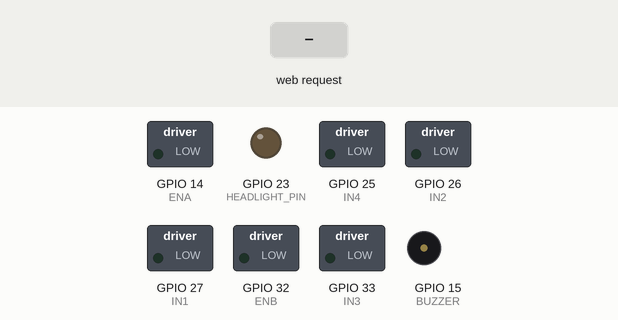
Simulated run of this sketch. Board: ESP32. On the bench: switched loads named in the sketch (green lamp = pin HIGH), output pins drawn as LEDs (lit = HIGH), buzzer (waves = sounding, pin HIGH). Inputs (shaded band) come from the test bench. WiFi joins after 1.5 s; servers stay silent unless stated; what the sketch prints to the serial monitor is not drawn.

Above: at 2.8 s.
2.9 s: HTTP request GET /cmd?d=HL_ON received
At 3.3 s:
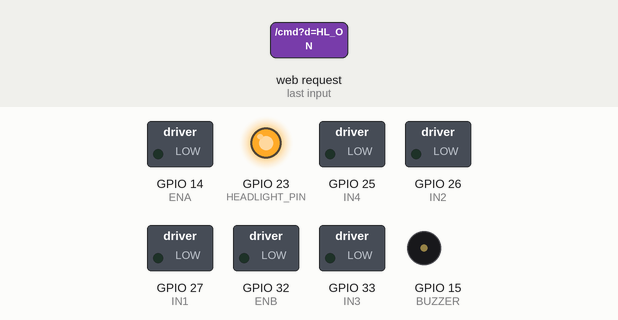
4.4 s: HTTP request GET /cmd?d=BEEP received
At 4.47 s:
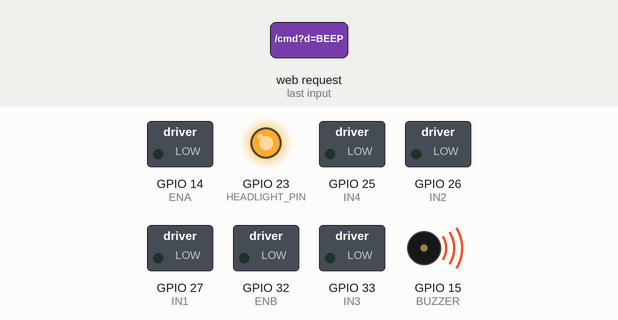
6.0 s: HTTP request GET /move?d=120&x=120&y=120 received
At 6.9 s:
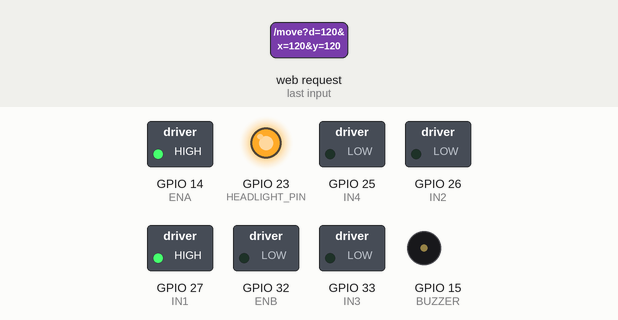
7.5 s: HTTP request GET /move received
At 8.1 s:
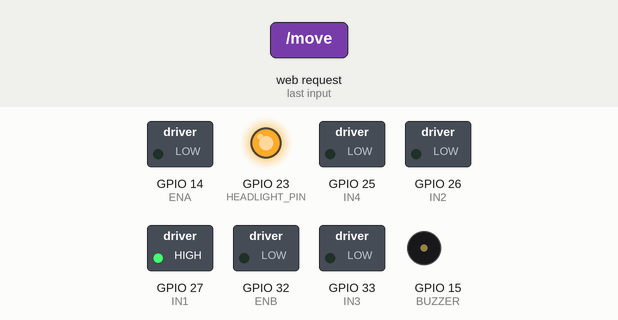
9.0 s: HTTP request GET /cmd?d=HL_OFF received
At 10.2 s:
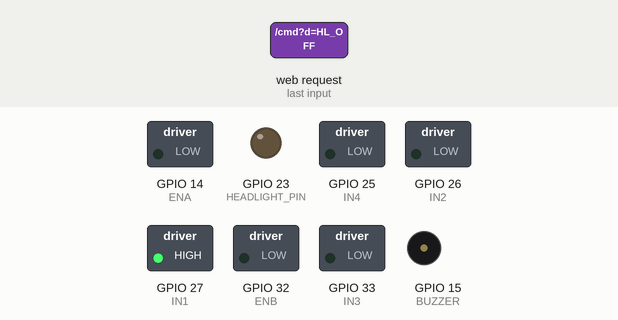
10.5 s: HTTP request GET /cmd?d=BEEP received
At 10.57 s:
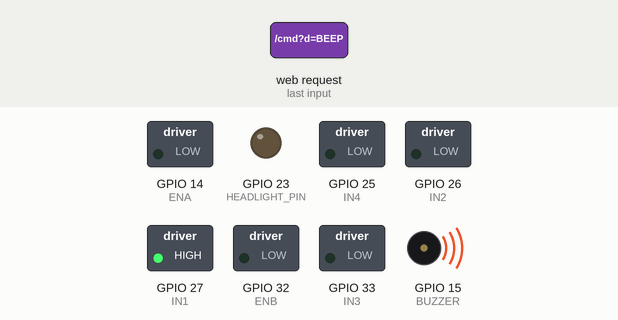
Timing chart, 0 to 13.1 s (numbered marks = the images above; inputs shaded):
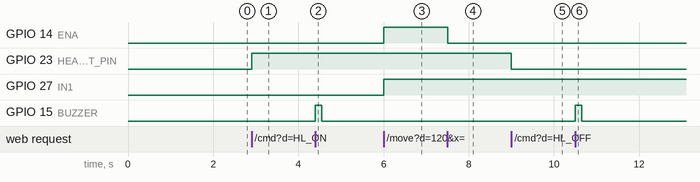

The sketch:

sketch_21November_Working_Car.ino
```cpp
#include <WiFi.h>
#include <WebServer.h>

// -------------------------------------------------------------
// WIFI HOTSPOT LOGIN
// -------------------------------------------------------------
const char* ssid = "OOS";
const char* password = "123456789";

// -------------------------------------------------------------
// MOTOR DRIVER PINS (L298N)
// -------------------------------------------------------------
#define IN1 27
#define IN2 26
#define IN3 33
#define IN4 25

#define ENA 14
#define ENB 32

// -------------------------------------------------------------
// EXTRAS
// -------------------------------------------------------------
#define HEADLIGHT_PIN 23
#define BUZZER 15

WebServer server(80);

// -------------------------------------------------------------
// GLOBALS
// -------------------------------------------------------------
volatile int leftSpeed = 0;   // -255 .. 255
volatile int rightSpeed = 0;  // -255 .. 255

unsigned long lastPWM = 0;

// -------------------------------------------------------------
// SOFTWARE PWM FOR MOTORS (NO LEDC NEEDED)
// -------------------------------------------------------------
void updatePWM() {
  static unsigned long last = 0;
  unsigned long now = micros();
  if (now - last < 5000) return;  // 5ms cycle
  last = now;

  int ls = abs(leftSpeed);
  int rs = abs(rightSpeed);

  int lt = map(ls, 0, 255, 0, 5000);
  int rt = map(rs, 0, 255, 0, 5000);

  // LEFT MOTOR
  if (lt > 0) {
    if (leftSpeed >= 0) { digitalWrite(IN1, HIGH); digitalWrite(IN2, LOW); }
    else               { digitalWrite(IN1, LOW);  digitalWrite(IN2, HIGH); }
    digitalWrite(ENA, HIGH);
  } else {
    digitalWrite(ENA, LOW);
  }

  // RIGHT MOTOR
  if (rt > 0) {
    if (rightSpeed >= 0) { digitalWrite(IN3, HIGH); digitalWrite(IN4, LOW); }
    else                { digitalWrite(IN3, LOW);  digitalWrite(IN4, HIGH); }
    digitalWrite(ENB, HIGH);
  } else {
    digitalWrite(ENB, LOW);
  }
}

// -------------------------------------------------------------
// DIFFERENTIAL DRIVE (TRUE ANALOG, PWM-LESS)
// -------------------------------------------------------------
void drive(int x, int y) {
  if (abs(x) < 10 && abs(y) < 10) {
    leftSpeed = 0;
    rightSpeed = 0;
    return;
  }

  int left  = y + x;
  int right = y - x;

  left  = constrain(left,  -255, 255);
  right = constrain(right, -255, 255);

  leftSpeed  = left;
  rightSpeed = right;
}

// -------------------------------------------------------------
// BUTTON COMMAND HANDLER
// -------------------------------------------------------------
void handleCmd() {
  String c = server.arg("d");

  if (c == "HL_ON")  digitalWrite(HEADLIGHT_PIN, HIGH);
  if (c == "HL_OFF") digitalWrite(HEADLIGHT_PIN, LOW);
  if (c == "BEEP") {
    digitalWrite(BUZZER, HIGH);
    delay(150);
    digitalWrite(BUZZER, LOW);
  }

  server.send(200, "text/plain", "OK");
}

// -------------------------------------------------------------
// JOYSTICK HANDLER (X/Y)
// -------------------------------------------------------------
void handleMove() {
  int x = server.arg("x").toInt();
  int y = server.arg("y").toInt();
  drive(x, y);
  server.send(200, "text/plain", "OK");
}

// -------------------------------------------------------------
// HTML PAGE
// -------------------------------------------------------------
const char HTML_PAGE[] PROGMEM = R"HTML(
<!DOCTYPE html>
<html>
<head>
<meta name="viewport" content="width=device-width, initial-scale=1">

<title>ESP32 RC Car</title>

<style>
body {
  margin: 0;
  padding: 0;
  background: #0b0f1a;
  color: white;
  font-family: Arial;
  text-align: center;
  user-select: none;
}

h1 {
  margin-top: 20px;
}

#joyArea {
  position: relative;
  width: 260px;
  height: 260px;
  margin: 30px auto;
}

#base {
  position: absolute;
  width: 240px;
  height: 240px;
  border-radius: 50%;
  border: 3px solid #5af;
  background: rgba(255,255,255,0.05);
  left: 10px;
  top: 10px;
}

#knob {
  position: absolute;
  width: 110px;
  height: 110px;
  border-radius: 50%;
  background: #4af;
  box-shadow: 0 0 20px #4af;
  left: 75px;
  top: 75px;
  touch-action: none;
}

#buttons {
  width: 80%;
  margin: 0 auto;
  margin-top: 20px;
  max-width: 260px;
  display: flex;
  flex-direction: column;
  gap: 12px;
}

button {
  padding: 15px;
  font-size: 20px;
  background: #4af;
  border: none;
  border-radius: 10px;
  box-shadow: 0 0 12px #4af;
}
</style>
</head>

<body>

<h1>ESP32 RC Car</h1>

<div id="joyArea">
  <div id="base"></div>
  <div id="knob"></div>
</div>

<div id="buttons">
  <button onclick="cmd('HL_ON')">Headlights ON</button>
  <button onclick="cmd('HL_OFF')">Headlights OFF</button>
  <button onclick="cmd('BEEP')">Beep</button>
</div>

<script>
let area = document.getElementById("joyArea");
let knob = document.getElementById("knob");

let rect, cx, cy, maxR = 110;
let active = false;

function recalc() {
  rect = area.getBoundingClientRect();
  cx = rect.left + rect.width / 2;
  cy = rect.top + rect.height / 2;
}
window.onload = recalc;
window.onresize = recalc;

function cmd(c) {
  fetch("/cmd?d=" + c);
}

function moveXY(x, y) {
  fetch(`/move?x=${x}&y=${y}`).catch(e=>{});
}

function centerKnob() {
  knob.style.left = "75px";
  knob.style.top = "75px";
}

function handleMove(clientX, clientY) {
  let dx = clientX - cx;
  let dy = clientY - cy;
  let dist = Math.sqrt(dx*dx + dy*dy);

  if (dist > maxR) {
    dx = dx/dist * maxR;
    dy = dy/dist * maxR;
  }

  knob.style.left = (75 + dx) + "px";
  knob.style.top  = (75 + dy) + "px";

  let outX = Math.round(dx / maxR * 255);
  let outY = Math.round(-dy / maxR * 255);

  moveXY(outX, outY);
}

// TOUCH
area.addEventListener("touchstart", e => {
  active = true;
  let t = e.touches[0];
  handleMove(t.clientX, t.clientY);
});
area.addEventListener("touchmove", e => {
  if (!active) return;
  let t = e.touches[0];
  handleMove(t.clientX, t.clientY);
  e.preventDefault();
});
area.addEventListener("touchend", e => {
  active = false;
  centerKnob();
  moveXY(0, 0);
});

// MOUSE (for testing)
area.addEventListener("mousedown", e => {
  active = true;
  handleMove(e.clientX, e.clientY);
});
window.addEventListener("mousemove", e => {
  if (!active) return;
  handleMove(e.clientX, e.clientY);
});
window.addEventListener("mouseup", e => {
  active = false;
  centerKnob();
  moveXY(0, 0);
});
</script>

</body>
</html>
)HTML";

// -------------------------------------------------------------
// SETUP
// -------------------------------------------------------------
void setup() {
  Serial.begin(115200);

  pinMode(IN1, OUTPUT);
  pinMode(IN2, OUTPUT);
  pinMode(IN3, OUTPUT);
  pinMode(IN4, OUTPUT);

  pinMode(ENA, OUTPUT);
  pinMode(ENB, OUTPUT);

  pinMode(HEADLIGHT_PIN, OUTPUT);
  pinMode(BUZZER, OUTPUT);

  WiFi.mode(WIFI_STA);
  WiFi.begin(ssid, password);

  Serial.print("Connecting");
  while (WiFi.status() != WL_CONNECTED) {
    delay(400);
    Serial.print(".");
  }

  Serial.println("\nCONNECTED!");
  Serial.print("IP: ");
  Serial.println(WiFi.localIP());

  server.on("/", [](){ server.send_P(200, "text/html", HTML_PAGE); });
  server.on("/move", handleMove);
  server.on("/cmd", handleCmd);
  server.begin();
}

// -------------------------------------------------------------
// LOOP
// -------------------------------------------------------------
void loop() {
  server.handleClient();
  updatePWM();   // software PWM for analog drive
}
```

Measured:
- after the input at 2.9 s, GPIO 23 (HEADLIGHT_PIN): LOW → HIGH at once
- after the input at 4.4 s, GPIO 15 (BUZZER): LOW → HIGH at once, → LOW 0.15 s later
- after the input at 6.0 s, GPIO 14 (ENA), GPIO 27 (IN1): LOW → HIGH at once
- after the input at 7.5 s, GPIO 14 (ENA): HIGH → LOW at once
- after the input at 9.0 s, GPIO 23 (HEADLIGHT_PIN): HIGH → LOW at once
- after the input at 10.5 s, GPIO 15 (BUZZER): LOW → HIGH at once, → LOW 0.15 s later
